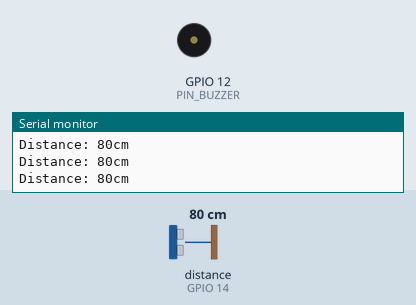
The sketch below on a simulated ESP32. Parts: buzzer (waves = sounding, pin HIGH), the last lines printed to the serial monitor. The test bench sets the inputs (shaded band); at power-on: distance to the obstacle (sensor on GPIO 14) 80 cm.

Above: at 1.2 s.
1.3 s: distance to the obstacle (sensor on GPIO 14) set to 6 cm
3.0 s: distance to the obstacle (sensor on GPIO 14) set to 3 cm
At 4.5 s:
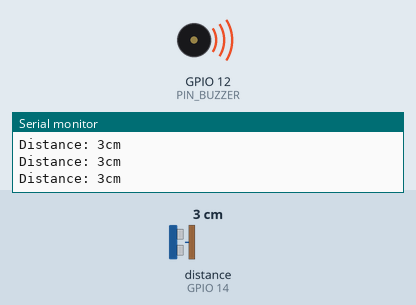
4.8 s: distance to the obstacle (sensor on GPIO 14) set to 9 cm
At 6.3 s:
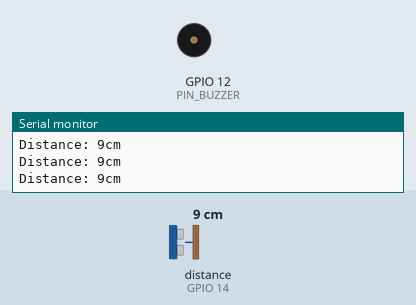
6.6 s: distance to the obstacle (sensor on GPIO 14) set to 2 cm
At 7.9 s:
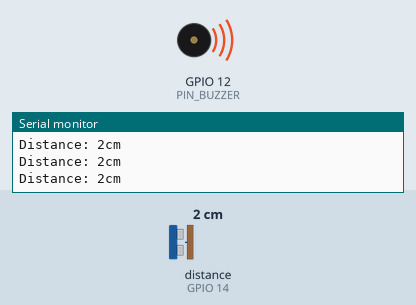
Timing chart, 0 to 9.4 s (numbered marks = the images above; inputs shaded):
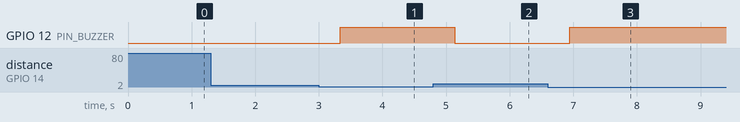

The sketch:

TrespasserDetector.ino
```cpp
#include <UltrasonicSensor.h>

UltrasonicSensor ultrasonic(13, 14);
#define PIN_BUZZER 12

void setup() {
  Serial.begin(115200);

  int temperature = 22;
  ultrasonic.setTemperature(temperature);

  pinMode(PIN_BUZZER, OUTPUT);
}

void loop() {
  int distance = ultrasonic.distanceInCentimeters();
  Serial.printf("Distance: %dcm\n",distance);
  delay(300);

  if (distance < 5) {
    digitalWrite(PIN_BUZZER,HIGH);
  }else{
    digitalWrite(PIN_BUZZER,LOW);
  }
}
```

Measured:
- the behaviour switches between 5 and 4 cm on distance to the obstacle (sensor on GPIO 14) (found by bisection; images 0 and 1)
- after the input at 3.0 s, GPIO 12 (PIN_BUZZER): LOW → HIGH after 0.33 s
- after the input at 4.8 s, GPIO 12 (PIN_BUZZER): HIGH → LOW after 0.34 s
- after the input at 6.6 s, GPIO 12 (PIN_BUZZER): LOW → HIGH after 0.35 s
